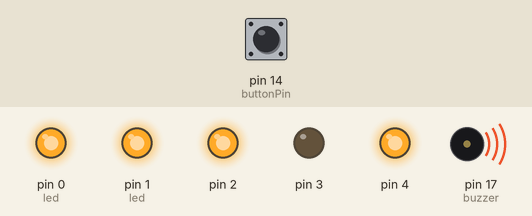
Recording of a sketch running on a simulated Arduino Uno, built with avr-gcc and run on an emulated ATmega328P. Parts: output pins drawn as LEDs (lit = HIGH), buzzer (waves = sounding). The test bench sets the inputs (shaded band); at power-on: pin 14 (buttonPin) HIGH.

Above: at 2.72 s.
At 5.35 s:
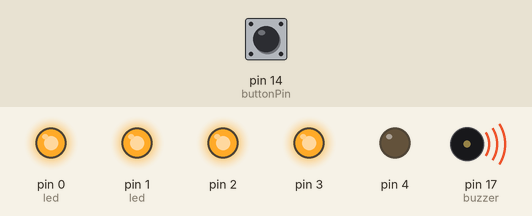
At 10.1 s:
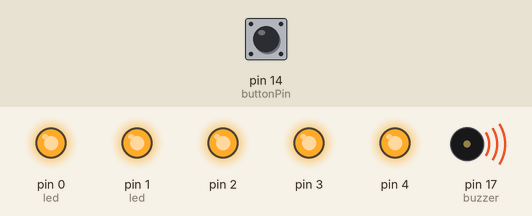
At 18.9 s:
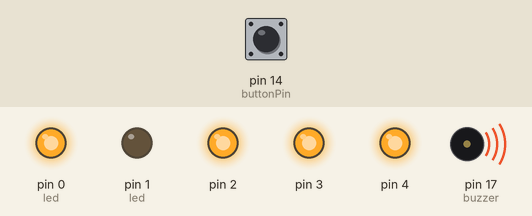
At 27.8 s:
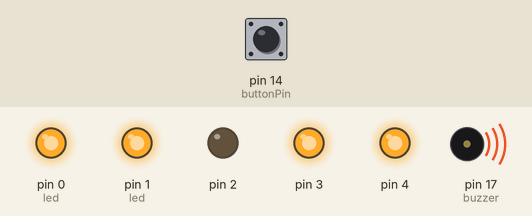
At 28.7 s:
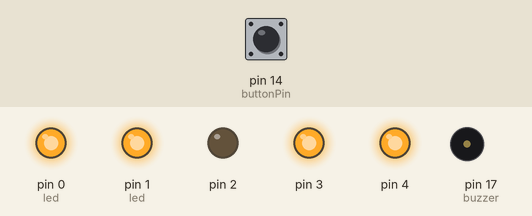
Timing chart, 0 to 40.0 s (numbered marks = the images above):
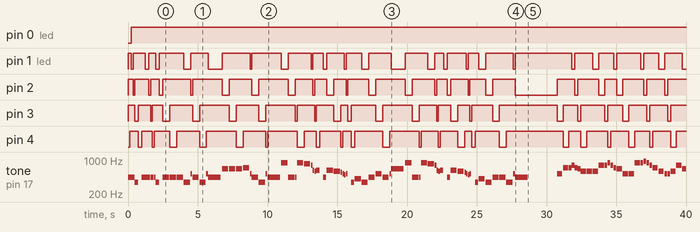

Measured:
- by itself, pin 0 (led): LOW → HIGH at 0.25 s
- by itself, pin 1 (led): LOW → HIGH at 0.00 s, → LOW 0.25 s later, → HIGH 0.13 s later, → LOW 0.88 s later, … (46 changes in this stretch)
- by itself, pin 2: LOW → HIGH at 0.00 s, → LOW 0.38 s later, → HIGH 0.13 s later, → LOW 1.0 s later, … (45 changes in this stretch)
- by itself, pin 3: LOW → HIGH at 0.00 s, → LOW 0.50 s later, → HIGH 0.25 s later, → LOW 0.88 s later, … (45 changes in this stretch)
- by itself, pin 4: LOW → HIGH at 0.13 s, → LOW 0.63 s later, → HIGH 0.25 s later, → LOW 0.75 s later, … (45 changes in this stretch)
- by itself, tone on pin 17 (buzzer): plays 440 Hz for 0.11 s, 440 Hz for 0.11 s, 440 Hz for 0.11 s, 440 Hz for 0.11 s, 349 Hz for 0.23 s, 440 Hz for 0.23 s … (107 notes in this stretch)

The sketch:

buzz.ino
```cpp
/*
  We Wish You a Merry Christmas - Traditional Christmas song
  Connect a piezo buzzer or speaker to pin 11 or select a new pin.
  More songs available at https://github.com/robsoncouto/arduino-songs

                                              Robson Couto, 2019
*/
#define NOTE_B0  31
#define NOTE_C1  33
#define NOTE_CS1 35
#define NOTE_D1  37
#define NOTE_DS1 39
#define NOTE_E1  41
#define NOTE_F1  44
#define NOTE_FS1 46
#define NOTE_G1  49
#define NOTE_GS1 52
#define NOTE_A1  55
#define NOTE_AS1 58
#define NOTE_B1  62
#define NOTE_C2  65
#define NOTE_CS2 69
#define NOTE_D2  73
#define NOTE_DS2 78
#define NOTE_E2  82
#define NOTE_F2  87
#define NOTE_FS2 93
#define NOTE_G2  98
#define NOTE_GS2 104
#define NOTE_A2  110
#define NOTE_AS2 117
#define NOTE_B2  123
#define NOTE_C3  131
#define NOTE_CS3 139
#define NOTE_D3  147
#define NOTE_DS3 156
#define NOTE_E3  165
#define NOTE_F3  175
#define NOTE_FS3 185
#define NOTE_G3  196
#define NOTE_GS3 208
#define NOTE_A3  220
#define NOTE_AS3 233
#define NOTE_B3  247
#define NOTE_C4  262
#define NOTE_CS4 277
#define NOTE_D4  294
#define NOTE_DS4 311
#define NOTE_E4  330
#define NOTE_F4  349
#define NOTE_FS4 370
#define NOTE_G4  392
#define NOTE_GS4 415
#define NOTE_A4  440
#define NOTE_AS4 466
#define NOTE_B4  494
#define NOTE_C5  523
#define NOTE_CS5 554
#define NOTE_D5  587
#define NOTE_DS5 622
#define NOTE_E5  659
#define NOTE_F5  698
#define NOTE_FS5 740
#define NOTE_G5  784
#define NOTE_GS5 831
#define NOTE_A5  880
#define NOTE_AS5 932
#define NOTE_B5  988
#define NOTE_C6  1047
#define NOTE_CS6 1109
#define NOTE_D6  1175
#define NOTE_DS6 1245
#define NOTE_E6  1319
#define NOTE_F6  1397
#define NOTE_FS6 1480
#define NOTE_G6  1568
#define NOTE_GS6 1661
#define NOTE_A6  1760
#define NOTE_AS6 1865
#define NOTE_B6  1976
#define NOTE_C7  2093
#define NOTE_CS7 2217
#define NOTE_D7  2349
#define NOTE_DS7 2489
#define NOTE_E7  2637
#define NOTE_F7  2794
#define NOTE_FS7 2960
#define NOTE_G7  3136
#define NOTE_GS7 3322
#define NOTE_A7  3520
#define NOTE_AS7 3729
#define NOTE_B7  3951
#define NOTE_C8  4186
#define NOTE_CS8 4435
#define NOTE_D8  4699
#define NOTE_DS8 4978
#define REST      0


// change this to make the song slower or faster
int tempo = 140;

// change this to whichever pin you want to use
int buzzer = 17;

// notes of the moledy followed by the duration.
// a 4 means a quarter note, 8 an eighteenth , 16 sixteenth, so on
// !!negative numbers are used to represent dotted notes,
// so -4 means a dotted quarter note, that is, a quarter plus an eighteenth!!
int melody[] = {

  // We Wish You a Merry Christmas
  // Score available at https://musescore.com/user/6208766/scores/1497501

  NOTE_C5,4, //1
  NOTE_F5,4, NOTE_F5,8, NOTE_G5,8, NOTE_F5,8, NOTE_E5,8,
  NOTE_D5,4, NOTE_D5,4, NOTE_D5,4,
  NOTE_G5,4, NOTE_G5,8, NOTE_A5,8, NOTE_G5,8, NOTE_F5,8,
  NOTE_E5,4, NOTE_C5,4, NOTE_C5,4,
  NOTE_A5,4, NOTE_A5,8, NOTE_AS5,8, NOTE_A5,8, NOTE_G5,8,
  NOTE_F5,4, NOTE_D5,4, NOTE_C5,8, NOTE_C5,8,
  NOTE_D5,4, NOTE_G5,4, NOTE_E5,4,

  NOTE_F5,2, NOTE_C5,4, //8
  NOTE_F5,4, NOTE_F5,8, NOTE_G5,8, NOTE_F5,8, NOTE_E5,8,
  NOTE_D5,4, NOTE_D5,4, NOTE_D5,4,
  NOTE_G5,4, NOTE_G5,8, NOTE_A5,8, NOTE_G5,8, NOTE_F5,8,
  NOTE_E5,4, NOTE_C5,4, NOTE_C5,4,
  NOTE_A5,4, NOTE_A5,8, NOTE_AS5,8, NOTE_A5,8, NOTE_G5,8,
  NOTE_F5,4, NOTE_D5,4, NOTE_C5,8, NOTE_C5,8,
  NOTE_D5,4, NOTE_G5,4, NOTE_E5,4,
  NOTE_F5,2, NOTE_C5,4,

  NOTE_F5,4, NOTE_F5,4, NOTE_F5,4,//17
  NOTE_E5,2, NOTE_E5,4,
  NOTE_F5,4, NOTE_E5,4, NOTE_D5,4,
  NOTE_C5,2, NOTE_A5,4,
  NOTE_AS5,4, NOTE_A5,4, NOTE_G5,4,
  NOTE_C6,4, NOTE_C5,4, NOTE_C5,8, NOTE_C5,8,
  NOTE_D5,4, NOTE_G5,4, NOTE_E5,4,
  NOTE_F5,2, NOTE_C5,4,
  NOTE_F5,4, NOTE_F5,8, NOTE_G5,8, NOTE_F5,8, NOTE_E5,8,
  NOTE_D5,4, NOTE_D5,4, NOTE_D5,4,

  NOTE_G5,4, NOTE_G5,8, NOTE_A5,8, NOTE_G5,8, NOTE_F5,8, //27
  NOTE_E5,4, NOTE_C5,4, NOTE_C5,4,
  NOTE_A5,4, NOTE_A5,8, NOTE_AS5,8, NOTE_A5,8, NOTE_G5,8,
  NOTE_F5,4, NOTE_D5,4, NOTE_C5,8, NOTE_C5,8,
  NOTE_D5,4, NOTE_G5,4, NOTE_E5,4,
  NOTE_F5,2, NOTE_C5,4,
  NOTE_F5,4, NOTE_F5,4, NOTE_F5,4,
  NOTE_E5,2, NOTE_E5,4,
  NOTE_F5,4, NOTE_E5,4, NOTE_D5,4,

  NOTE_C5,2, NOTE_A5,4,//36
  NOTE_AS5,4, NOTE_A5,4, NOTE_G5,4,
  NOTE_C6,4, NOTE_C5,4, NOTE_C5,8, NOTE_C5,8,
  NOTE_D5,4, NOTE_G5,4, NOTE_E5,4,
  NOTE_F5,2, NOTE_C5,4,
  NOTE_F5,4, NOTE_F5,8, NOTE_G5,8, NOTE_F5,8, NOTE_E5,8,
  NOTE_D5,4, NOTE_D5,4, NOTE_D5,4,
  NOTE_G5,4, NOTE_G5,8, NOTE_A5,8, NOTE_G5,8, NOTE_F5,8,
  NOTE_E5,4, NOTE_C5,4, NOTE_C5,4,

  NOTE_A5,4, NOTE_A5,8, NOTE_AS5,8, NOTE_A5,8, NOTE_G5,8,//45
  NOTE_F5,4, NOTE_D5,4, NOTE_C5,8, NOTE_C5,8,
  NOTE_D5,4, NOTE_G5,4, NOTE_E5,4,
  NOTE_F5,2, NOTE_C5,4,
  NOTE_F5,4, NOTE_F5,8, NOTE_G5,8, NOTE_F5,8, NOTE_E5,8,
  NOTE_D5,4, NOTE_D5,4, NOTE_D5,4,
  NOTE_G5,4, NOTE_G5,8, NOTE_A5,8, NOTE_G5,8, NOTE_F5,8,
  NOTE_E5,4, NOTE_C5,4, NOTE_C5,4,

  NOTE_A5,4, NOTE_A5,8, NOTE_AS5,8, NOTE_A5,8, NOTE_G5,8, //53
  NOTE_F5,4, NOTE_D5,4, NOTE_C5,8, NOTE_C5,8,
  NOTE_D5,4, NOTE_G5,4, NOTE_E5,4,
  NOTE_F5,2, REST,4
};
int tempo2 = 120;
int melody2[] = {

  // Dart Vader theme (Imperial March) - Star wars
  // Score available at https://musescore.com/user/202909/scores/1141521
  // The tenor saxophone part was used

  NOTE_A4,-4, NOTE_A4,-4, NOTE_A4,16, NOTE_A4,16, NOTE_A4,16, NOTE_A4,16, NOTE_F4,8, REST,8,
  NOTE_A4,-4, NOTE_A4,-4, NOTE_A4,16, NOTE_A4,16, NOTE_A4,16, NOTE_A4,16, NOTE_F4,8, REST,8,
  NOTE_A4,4, NOTE_A4,4, NOTE_A4,4, NOTE_F4,-8, NOTE_C5,16,

  NOTE_A4,4, NOTE_F4,-8, NOTE_C5,16, NOTE_A4,2,//4
  NOTE_E5,4, NOTE_E5,4, NOTE_E5,4, NOTE_F5,-8, NOTE_C5,16,
  NOTE_A4,4, NOTE_F4,-8, NOTE_C5,16, NOTE_A4,2,

  NOTE_A5,4, NOTE_A4,-8, NOTE_A4,16, NOTE_A5,4, NOTE_GS5,-8, NOTE_G5,16, //7
  NOTE_DS5,16, NOTE_D5,16, NOTE_DS5,8, REST,8, NOTE_A4,8, NOTE_DS5,4, NOTE_D5,-8, NOTE_CS5,16,

  NOTE_C5,16, NOTE_B4,16, NOTE_C5,16, REST,8, NOTE_F4,8, NOTE_GS4,4, NOTE_F4,-8, NOTE_A4,-16,//9
  NOTE_C5,4, NOTE_A4,-8, NOTE_C5,16, NOTE_E5,2,

  NOTE_A5,4, NOTE_A4,-8, NOTE_A4,16, NOTE_A5,4, NOTE_GS5,-8, NOTE_G5,16, //7
  NOTE_DS5,16, NOTE_D5,16, NOTE_DS5,8, REST,8, NOTE_A4,8, NOTE_DS5,4, NOTE_D5,-8, NOTE_CS5,16,

  NOTE_C5,16, NOTE_B4,16, NOTE_C5,16, REST,8, NOTE_F4,8, NOTE_GS4,4, NOTE_F4,-8, NOTE_A4,-16,//9
  NOTE_A4,4, NOTE_F4,-8, NOTE_C5,16, NOTE_A4,2,

};
int notes = sizeof(melody) / sizeof(melody[0]) / 2;

// this calculates the duration of a whole note in ms
int wholenote = (60000 * 4) / tempo;

int divider = 0, noteDuration = 0;

// SONG 2
// sizeof gives the number of bytes, each int value is composed of two bytes (16 bits)
// there are two values per note (pitch and duration), so for each note there are four bytes
int notes2 = sizeof(melody2) / sizeof(melody2[0]) / 2;

// this calculates the duration of a whole note in ms
int wholenote2 = (60000 * 4) / tempo2;

int divider2 = 0, noteDuration2 = 0;

const int buttonPin = 14;    // the pin that the pushbutton is attached to

int buttonState = 0;         // current state of the button
bool a = false;

int led = 1;

void setup() {
  pinMode(buttonPin, INPUT_PULLUP);
  pinMode(0, OUTPUT);
  pinMode(1, OUTPUT);
  pinMode(2, OUTPUT);
  pinMode(3, OUTPUT);
  pinMode(4, OUTPUT);

}

void led_controller(){
  digitalWrite(led, HIGH);
  digitalWrite(led+1, LOW);
  led += 1;
  if(led > 4) led = 0;
}

void playSong() {
  if(a){
    delay(2000);
    // iterate over the notes of the melody.
    // Remember, the array is twice the number of notes (notes + durations)
    for (int thisNote = 0; thisNote < notes * 2; thisNote = thisNote + 2) {
      led_controller();
      // calculates the duration of each note
      divider = melody[thisNote + 1];
      if (divider > 0) {
        // regular note, just proceed
        noteDuration = (wholenote) / divider;
      } else if (divider < 0) {
        // dotted notes are represented with negative durations!!
        noteDuration = (wholenote) / abs(divider);
        noteDuration *= 1.5; // increases the duration in half for dotted notes
      }

      // we only play the note for 90% of the duration, leaving 10% as a pause
      tone(buzzer, melody[thisNote], noteDuration * 0.9);

      // Wait for the specief duration before playing the next note.
      delay(noteDuration);

      // stop the waveform generation before the next note.
      noTone(buzzer);
    }
  }
  else{
    // SONG 2
    // iterate over the notes of the melody.
    // Remember, the array is twice the number of notes (notes + durations)
    for (int thisNote = 0; thisNote < notes2 * 2; thisNote = thisNote + 2) {
      led_controller();
      // calculates the duration of each note
      divider2 = melody2[thisNote + 1];
      if (divider2 > 0) {
        // regular note, just proceed
        noteDuration2 = (wholenote2) / divider2;
      } else if (divider < 0) {
        // dotted notes are represented with negative durations!!
        noteDuration2 = (wholenote2) / abs(divider2);
        noteDuration2 *= 1.5; // increases the duration in half for dotted notes
      }

      // we only play the note for 90% of the duration, leaving 10% as a pause
      tone(buzzer, melody2[thisNote], noteDuration2 * 0.9);

      // Wait for the specief duration before playing the next note.
      delay(noteDuration2);

      // stop the waveform generation before the next note.
      noTone(buzzer);
    }
  }
  a = !a;
}

void loop() {
  buttonState = digitalRead(buttonPin);
  if (buttonState == HIGH) {
    playSong();
  }
}
```
